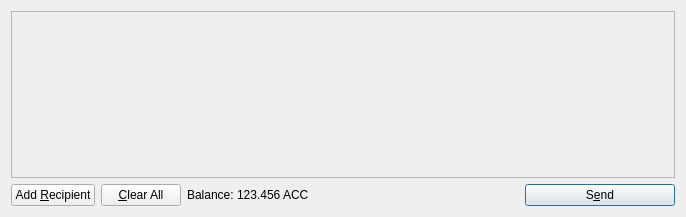
<?xml version="1.0" encoding="UTF-8"?>
<ui version="4.0">
 <class>SendCoinsDialog</class>
 <widget class="QDialog" name="SendCoinsDialog">
  <property name="geometry">
   <rect>
    <x>0</x>
    <y>0</y>
    <width>686</width>
    <height>217</height>
   </rect>
  </property>
  <property name="windowTitle">
   <string>Send Coins</string>
  </property>
  <layout class="QVBoxLayout" name="verticalLayout">
   <item>
    <widget class="QScrollArea" name="scrollArea">
     <property name="widgetResizable">
      <bool>true</bool>
     </property>
     <widget class="QWidget" name="scrollAreaWidgetContents">
      <property name="geometry">
       <rect>
        <x>0</x>
        <y>0</y>
        <width>666</width>
        <height>165</height>
       </rect>
      </property>
      <layout class="QVBoxLayout" name="verticalLayout_2">
       <property name="margin">
        <number>0</number>
       </property>
       <item>
        <layout class="QVBoxLayout" name="entries">
         <property name="spacing">
          <number>6</number>
         </property>
        </layout>
       </item>
       <item>
        <spacer name="verticalSpacer">
         <property name="orientation">
          <enum>Qt::Vertical</enum>
         </property>
         <property name="sizeHint" stdset="0">
          <size>
           <width>20</width>
           <height>40</height>
          </size>
         </property>
        </spacer>
       </item>
      </layout>
     </widget>
    </widget>
   </item>
   <item>
    <layout class="QHBoxLayout" name="horizontalLayout">
     <item>
      <widget class="QPushButton" name="addButton">
       <property name="toolTip">
        <string>Send to multiple recipients at once</string>
       </property>
       <property name="text">
        <string>Add &amp;Recipient</string>
       </property>
       <property name="icon">
        <iconset resource="../applebycoin.qrc">
         <normaloff>:/icons/add</normaloff>:/icons/add</iconset>
       </property>
       <property name="autoDefault">
        <bool>false</bool>
       </property>
      </widget>
     </item>
     <item>
      <widget class="QPushButton" name="clearButton">
       <property name="sizePolicy">
        <sizepolicy hsizetype="Minimum" vsizetype="Fixed">
         <horstretch>0</horstretch>
         <verstretch>0</verstretch>
        </sizepolicy>
       </property>
       <property name="toolTip">
        <string>Remove all transaction fields</string>
       </property>
       <property name="text">
        <string>&amp;Clear All</string>
       </property>
       <property name="icon">
        <iconset resource="../applebycoin.qrc">
         <normaloff>:/icons/remove</normaloff>:/icons/remove</iconset>
       </property>
       <property name="autoRepeatDelay">
        <number>300</number>
       </property>
       <property name="autoDefault">
        <bool>false</bool>
       </property>
      </widget>
     </item>
     <item>
      <layout class="QHBoxLayout" name="horizontalLayout_2">
       <property name="spacing">
        <number>3</number>
       </property>
       <item>
        <widget class="QLabel" name="label">
         <property name="text">
          <string>Balance:</string>
         </property>
        </widget>
       </item>
       <item>
        <widget class="QLabel" name="labelBalance">
         <property name="cursor">
          <cursorShape>IBeamCursor</cursorShape>
         </property>
         <property name="text">
          <string>123.456 ACC</string>
         </property>
         <property name="textInteractionFlags">
          <set>Qt::LinksAccessibleByMouse|Qt::TextSelectableByKeyboard|Qt::TextSelectableByMouse</set>
         </property>
        </widget>
       </item>
      </layout>
     </item>
     <item>
      <spacer name="horizontalSpacer">
       <property name="orientation">
        <enum>Qt::Horizontal</enum>
       </property>
       <property name="sizeHint" stdset="0">
        <size>
         <width>40</width>
         <height>20</height>
        </size>
       </property>
      </spacer>
     </item>
     <item>
      <widget class="QPushButton" name="sendButton">
       <property name="minimumSize">
        <size>
         <width>150</width>
         <height>0</height>
        </size>
       </property>
       <property name="toolTip">
        <string>Confirm the send action</string>
       </property>
       <property name="text">
        <string>S&amp;end</string>
       </property>
       <property name="icon">
        <iconset resource="../applebycoin.qrc">
         <normaloff>:/icons/send</normaloff>:/icons/send</iconset>
       </property>
       <property name="default">
        <bool>true</bool>
       </property>
      </widget>
     </item>
    </layout>
   </item>
  </layout>
 </widget>
 <resources>
  <include location="../applebycoin.qrc"/>
 </resources>
 <connections/>
</ui>
